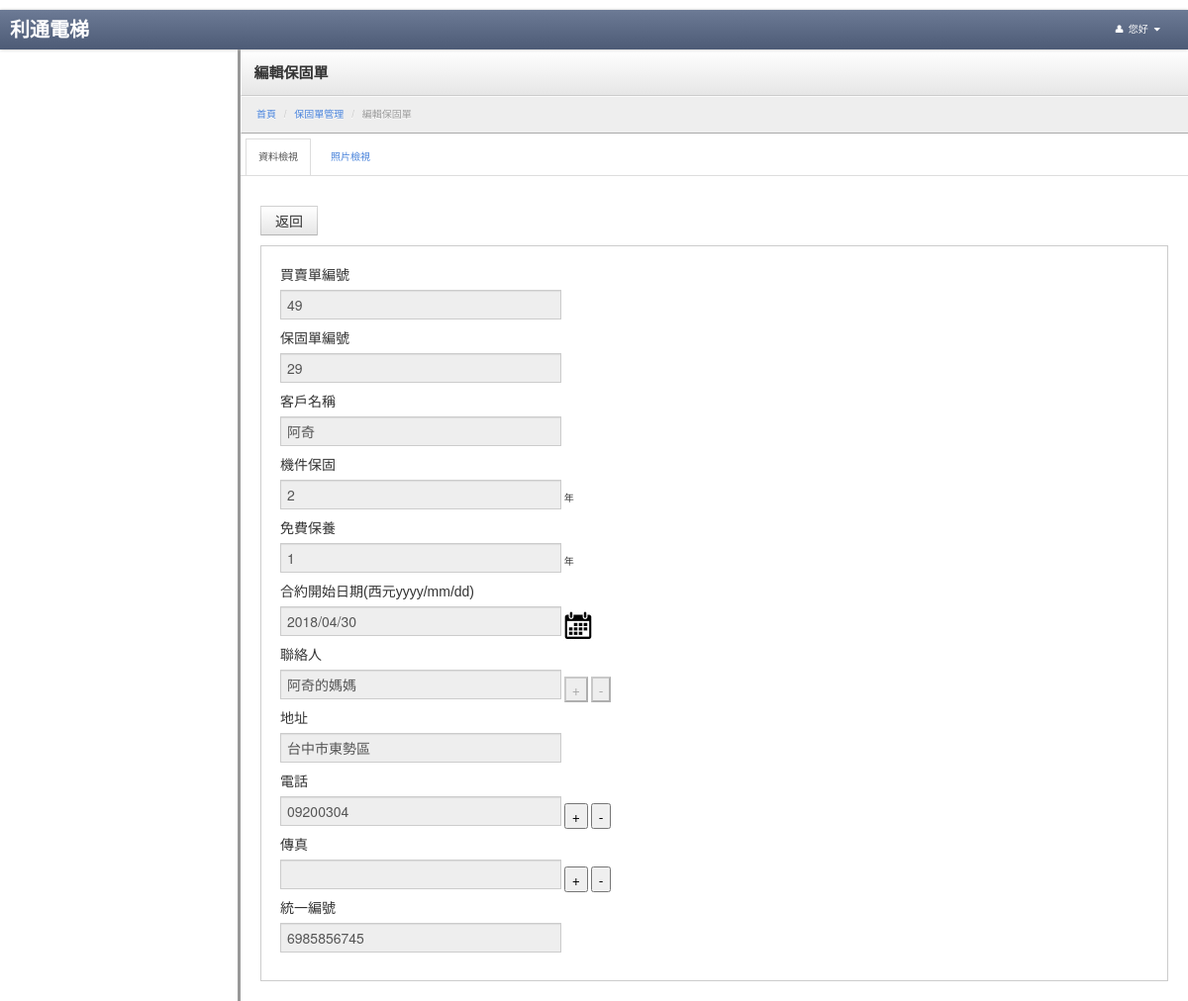
The page /Warranty/view_warranty_view/warranty_id/29 on the database as committed earlier.
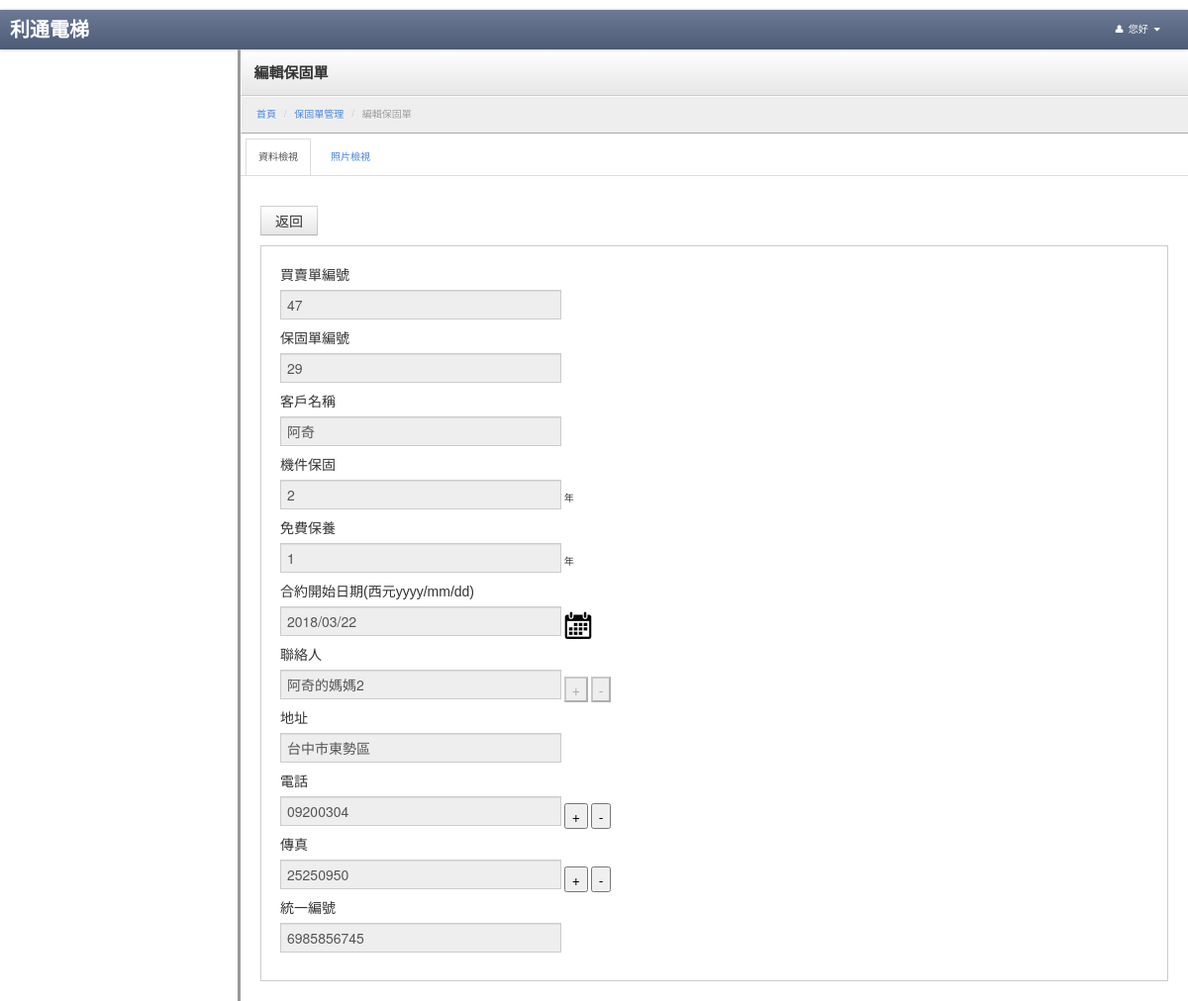
The same page on the database as committed later.
### tables this page shows
CREATE TABLE `warranty` (
  `id` int(255) NOT NULL AUTO_INCREMENT,
  `customer` varchar(255) DEFAULT NULL,
  `mechanical_warranty` int(255) DEFAULT NULL,
  `free_maintenance` int(255) DEFAULT NULL,
  `effective_date` varchar(255) DEFAULT NULL,
  `warranty_times` int(10) DEFAULT '0',
  `contacter_1` varchar(255) DEFAULT NULL,
  `contacter_2` varchar(255) DEFAULT NULL,
  `contacter_3` varchar(255) DEFAULT NULL,
  `address` varchar(255) DEFAULT NULL,
  `tel_1` varchar(255) DEFAULT NULL,
  `tel_2` varchar(255) DEFAULT NULL,
  `tel_3` varchar(255) DEFAULT NULL,
  `fax_1` varchar(255) DEFAULT NULL,
  `fax_2` varchar(255) DEFAULT NULL,
  `fax_3` varchar(255) DEFAULT NULL,
  `num` varchar(255) DEFAULT NULL,
  `transaction_id` int(255) DEFAULT NULL,
  `is_signing` int(1) DEFAULT '0',
  `is_remind` int(1) DEFAULT '0',
  `touch_time` varchar(255) DEFAULT NULL,
  PRIMARY KEY (`id`)
);

### application/controllers/Warranty.php (called while the page is built, shortened)
<?php if ( ! defined('BASEPATH')) exit('No direct script access allowed');
class Warranty extends CI_Controller {
	function __construct()
	{
        $this->load->model('public_tools');
		$this->load->model('Customer_model');
		$this->load->model('m_warranty_model');
		$this->load->model('Form_action_log_model');
		$this->load->model('Form_model');
		$this->load->library('datamodel');
		$this->load->library('common');
        $this->load->model('Usermenu_model');
	}
	public function view_warranty_view()
	{
		$warranty_model = new m_warranty_model();
		$this->data = $this->uri->uri_to_assoc(3);
		$id = $this->data["warranty_id"];
		$this->data = $warranty_model->getwarrantyByID($id);
		if($this->data['contacter_3'] != null)
		{
			 $this->data['contacter_count'] = 3 ;
		}
		elseif($this->data['contacter_2'] != null)
		{
			$this->data['contacter_count'] = 2 ;
		}
		else
		{
			$this->data['contacter_count'] = 1 ;
		}
		if($this->data['tel_3'] != null)
		{
			 $this->data['tel_count'] = 3 ;
		}
		elseif($this->data['tel_2'] != null)
		{
			$this->data['tel_count'] = 2 ;
		}
		else
		{
			$this->data['tel_count'] = 1 ;
		}
		if($this->data['fax_3'] != null)
		{
			$this->data['fax_count'] = 3 ;
		}
		elseif($this->data['fax_2'] != null)
		{
			$this->data['fax_count'] = 2 ;
		}
		else
		{
			$this->data['fax_count'] = 1 ;
		}
        $public_tools = new public_tools();
        $imgdata = $public_tools->getimgview(array('type'=>'warranty','typeid'=>$id));
        $this->data['imgdata'] = $imgdata;
		$this->load->view('v_view_warranty', $this->data);
	}
}

### index.php (called while the page is built, shortened)
<?php
require_once BASEPATH.'core/CodeIgniter.php';

### application/models/m_warranty_model.php (called while the page is built, shortened)
<?php
class m_warranty_model extends CI_Model
{
	public function getwarrantyByID($id)
	{
		$this->db->select('*');
		$this->db->from('warranty');
		$this->db->where('id', $id);
		$result = $this->db->get();
		if ($result->num_rows() > 0)
		{
			foreach ($result->result() as $row)
			{
				$warranty_data = array();
				foreach ($row as $k => $v)
				{
					$warranty_data[$k] = $v;
				}
			}
			return $warranty_data;
		}
		return 0;
	}
}
?>

### application/views/v_view_warranty.php (the view, shortened to what the changed rows need)
<!DOCTYPE html>
<html lang="en">
	<?php
		include "head.php";
	?>
	<body>
		<link rel="stylesheet" href="<?=base_url("js/jquery/jquery-ui.min.css");?>">
		<link rel="stylesheet" href="jqueryui/style.css">
		<div class="content">
			<div class="header">
				<h1 class="page-title">編輯保固單</h1>
			</div>
			<div class="container-fluid">
				<div class="row-fluid">
                       <div id="myTabContent" class="tab-content">
                           <div class="tab-pane active in" id="view_warranty">
					<form id="tab" name="edit_custiner" action="<?=site_url("/warranty/warranty_edit")?>" method="post">
						<div class="well">
							<label>買賣單編號</label>
							<input type="text" name = "transaction_id" value="<?php print($this->data['transaction_id']);?>"  disabled class="input-xlarge">
							<label>保固單編號</label>
							<input type="text" name = "Id" value="<?php print($this->data['id']);?>" readonly="readonly" disabled class="input-xlarge">
							<label>客戶名稱</label>
							<input type="text" name = "customer" value="<?php print($this->data['customer']);?>" disabled class="input-xlarge">
							<label>機件保固</label>
							<input type="text" name = "mechanical_warranty" value="<?php print($this->data['mechanical_warranty']);?>" disabled class="input-xlarge"> 年
							<label>免費保養</label>
							<input type="text" name = "free_maintenance" value="<?php print($this->data['free_maintenance']);?>" disabled class="input-xlarge"> 年
							<label>合約開始日期(西元yyyy/mm/dd)</label>
							<input type="text" id="datepicker" name = "effective_date" value="<?php print($this->data['effective_date']);?>" disabled class="input-xlarge">
							<label>聯絡人</label>
							<input type="text" name = "contacter_1" value="<?php print($this->data['contacter_1']);?>" class="input-xlarge" disabled> <input type="button" id="cont_bnt" disabled value="+"  /> <input type="button" onclick="delField('contacter_')"  disabled value="-" />
							<label>地址</label>
							<input type="text" name = "address" value="<?php print($this->data['address']);?>" disabled class="input-xlarge">
							<label>電話</label>
							<input type="text" name = "tel_1" value="<?php print($this->data['tel_1']);?>" disabled class="input-xlarge"> <input type="button" id="tel_bnt" value="+"  /> <input type="button" onclick="delField('tel_')" value="-" />
							<label>傳真</label>
							<input type="text" name = "fax_1" value="<?php print($this->data['fax_1']);?>" disabled class="input-xlarge"> <input type="button" id="fax_bnt" value="+"  /> <input type="button" onclick="delField('fax_')" value="-" />
							<label>統一編號</label>
							<input type="text" name = "Num" value="<?php print($this->data['num']);?>" disabled class="input-xlarge">
						</div>
					</form>
                           </div>
                       </div>
				</div>
			</div>
		</div>
	</body>
</html>

Rows that differ between the two databases and show on the page:
changed warranty "阿奇": transaction_id "49" → "47"; effective_date "2018/04/30" → "2018/03/22"; contacter_1 "阿奇的媽媽" → "阿奇的媽媽2"; fax_1 (not shown) → "25250950"
